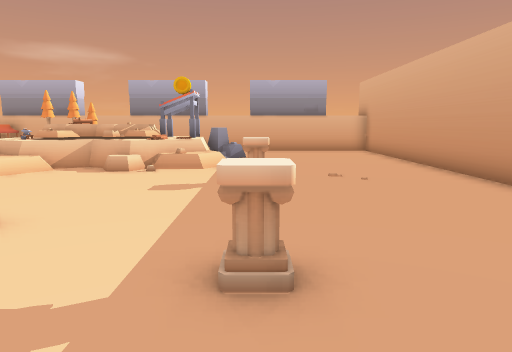
[1] (above)

24 first-person views from a walk through a scene from a Unity 3-D project. The camera is 1.3 m above the floor, tilts 8° down and sees 70° across. The floor is counted in squares, 1 m on a side. Each view is taken from the middle of a square. On the plan, view 1 faces up. The plan holds only what a view shows up to about 15 squares ahead; the rest is blank. The place goes on beyond the plan. The player character is not drawn. Some animated figures are left out.

[2]
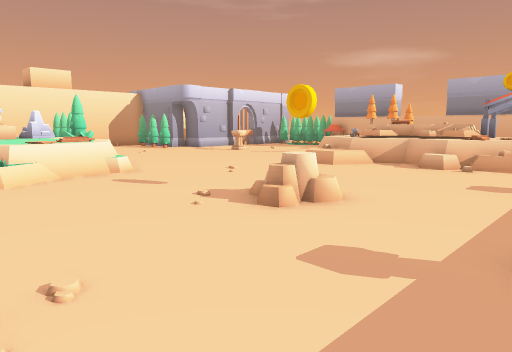

[3]
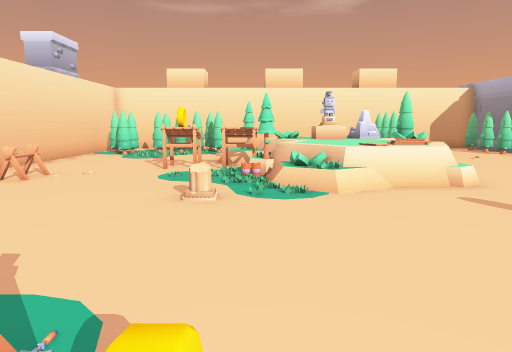

[4]
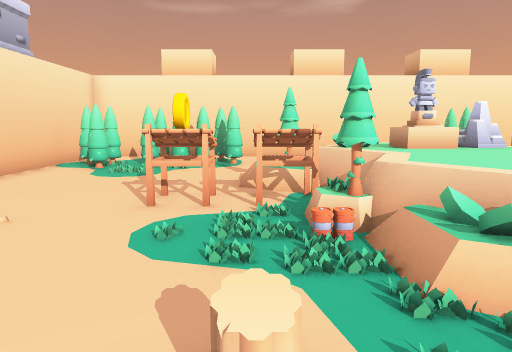

[5]
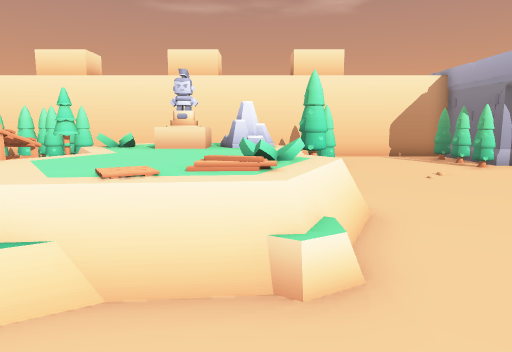

[6]
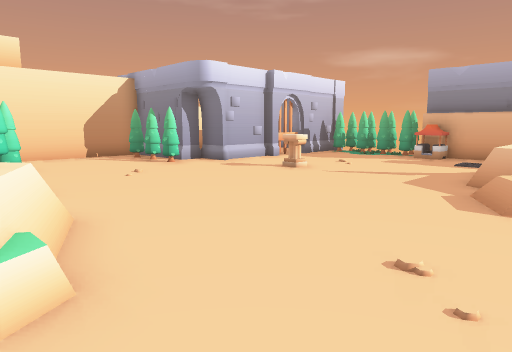

[7]
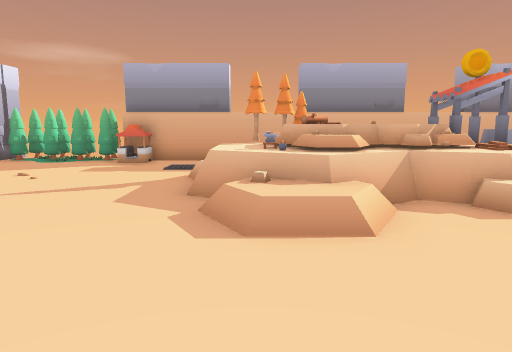

[8]
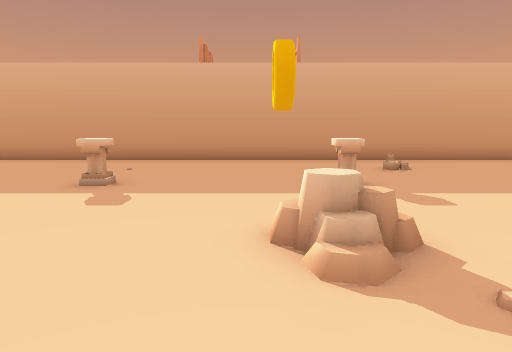

[9]
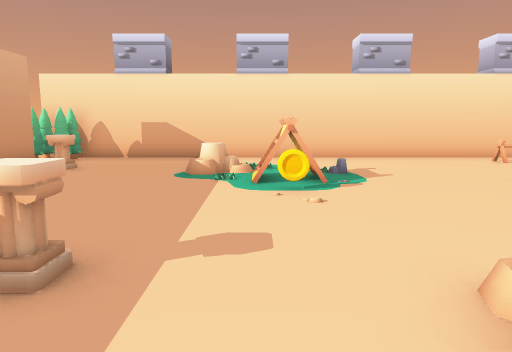

[10]
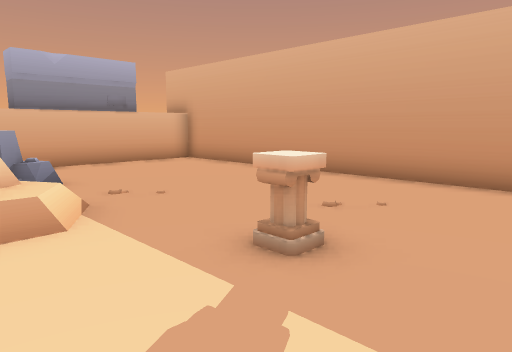

[11]
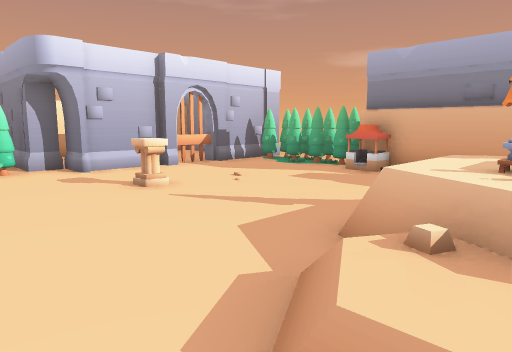

[12]
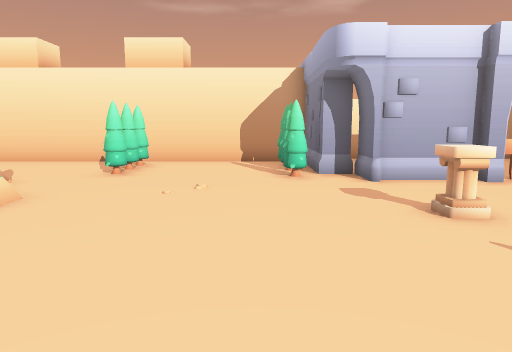

[13]
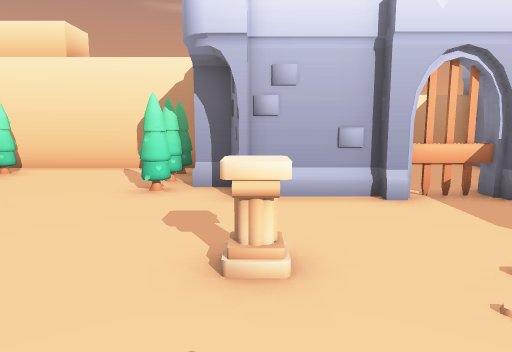

[14]
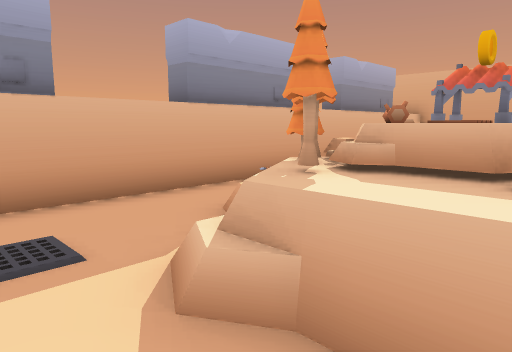

[15]
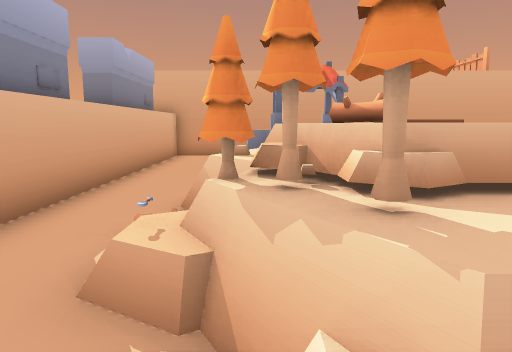

[16]
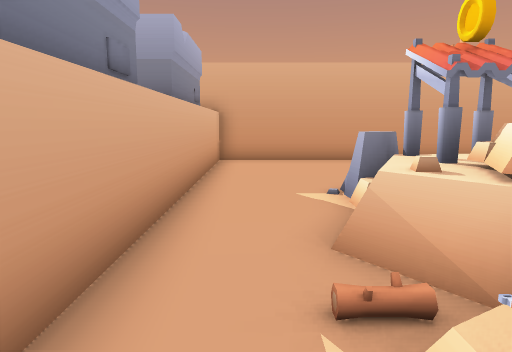

[17]
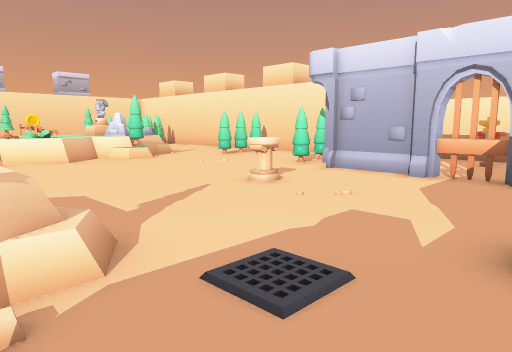

[18]
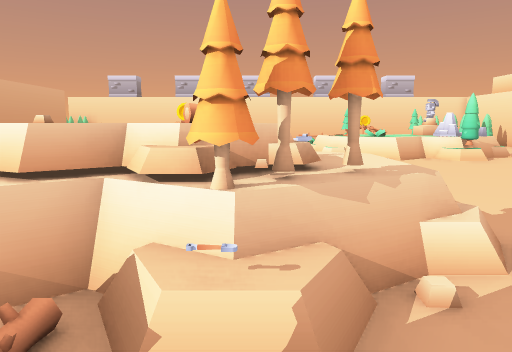

[19]
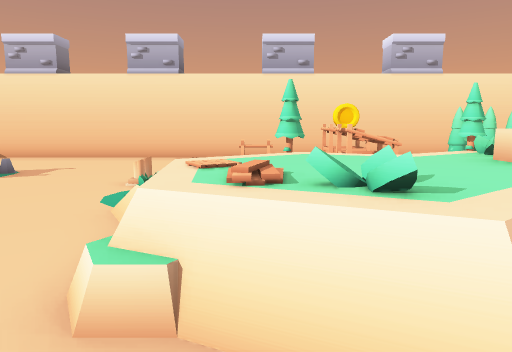

[20]
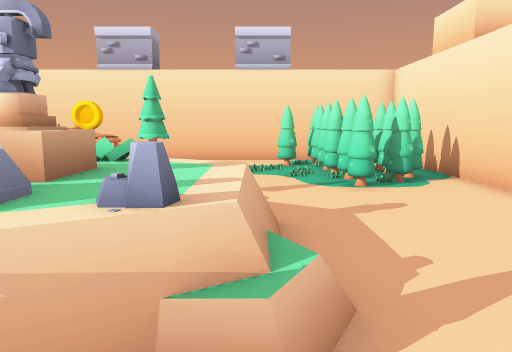

[21]
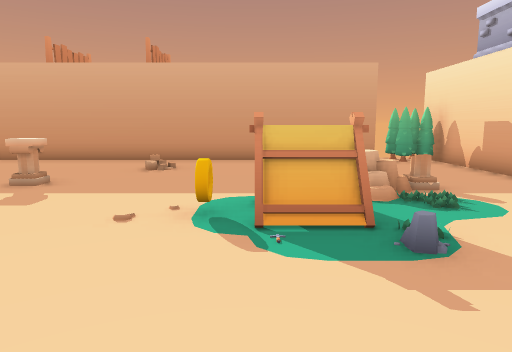

[22]
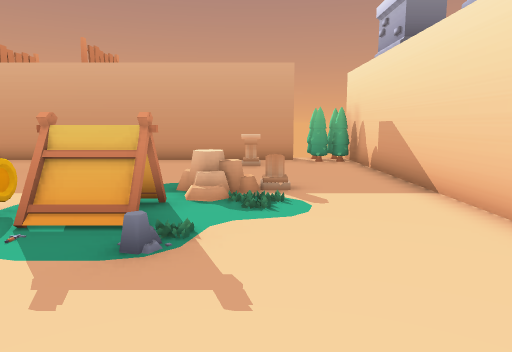

[23]
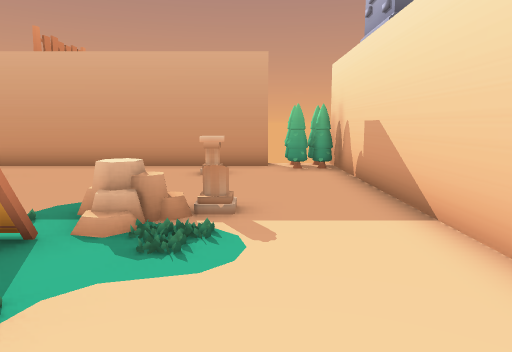

[24]
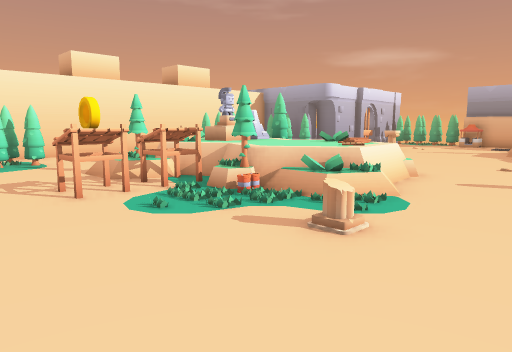

### Floor plan
Key: @ floor where view 1 was taken; # wall or solid block; x gap in a wall; . main floor; : floor 0.25 m higher than the main floor; / step, stairs or slope; = window, fence, low wall or low ledge; ^ raised ledge; R rock; T tree; L log; P plank; C column; I coin; B block; E tent; G gate; O other object.
Columns run from 23 left of view 1 to 6 right of it. Each row starts with its distance up from view 1.
 20       TTTT
 19 ##   #TTTT####################
 18 #... #T.TTTO.................#
 17 #....#.......................#
 16 # ...G..........O#.=.........#
 15 #.O..G........=####R=#R......#
 14 #....#........^TLLRR## ......#
 13 #    #........^RRRRR#^ ......#
 12     ##...C....^OORRRP^#......#
 11  ####..........x^^=^=#.......#
 10  #TTTT.........OO............#
  9  #.....................C.....#
  8  #.....................C.....#
  7  #...........................#
  6 BB...........................#
  5 BBTTT...T..........I.........#
  4  #.....=T=^^^=....:O.........#
  3  #....=ROO^^P^....//...C.....#
  2  #....^^BB^^P^...............#
  1 BB....^^BB^^^^#.........../..#
  0 BB....x^^^^^^O#........@.....#
 -1  #.....OT^^TOOO.....I........#
 -2  #.....OO#^OOO......EE.......#
 -3  #OTT....^I.O.......EEO......#
 -4 B#T.TO.............O..O......#
 -5 BBTTTOO..............OO....C.#
 -6  #TTTOO......................#
 -7  #. TT......O...............TT
 -8  #  T.......................TT
 -9   ############################

Where each view was taken, in squares from view 1:
view 1: 0 up, 0 right, facing up
view 2: 1 down, 0 right, facing up-left
view 3: 1 down, 2 left, facing left
view 4: 2 down, 7 left, facing left
view 5: 3 up, 7 left, facing left
view 6: 3 up, 7 left, facing up-left
view 7: 5 up, 8 left, facing up
view 8: 5 up, 8 left, facing right
view 9: 6 up, 2 left, facing down
view 10: 6 up, 3 left, facing up-right
view 11: 8 up, 7 left, facing up-left
view 12: 9 up, 9 left, facing left
view 13: 12 up, 11 left, facing left
view 14: 12 up, 11 left, facing up-right
view 15: 15 up, 10 left, facing right
view 16: 17 up, 8 left, facing right
view 17: 18 up, 8 left, facing down-left
view 18: 18 up, 7 left, facing down
view 19: 6 up, 11 left, facing down
view 20: 5 up, 17 left, facing down
view 21: 2 down, 8 left, facing right
view 22: 5 down, 8 left, facing right
view 23: 6 down, 6 left, facing right
view 24: 6 down, 6 left, facing up-left
